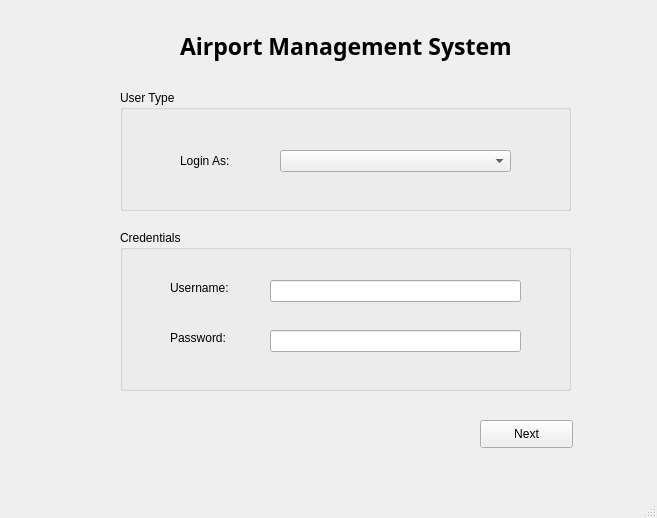
<?xml version="1.0" encoding="UTF-8"?>
<ui version="4.0">
 <class>login</class>
 <widget class="QMainWindow" name="login">
  <property name="geometry">
   <rect>
    <x>0</x>
    <y>0</y>
    <width>657</width>
    <height>518</height>
   </rect>
  </property>
  <property name="windowTitle">
   <string>MainWindow</string>
  </property>
  <widget class="QWidget" name="centralwidget">
   <widget class="QGroupBox" name="groupBox">
    <property name="geometry">
     <rect>
      <x>120</x>
      <y>90</y>
      <width>451</width>
      <height>121</height>
     </rect>
    </property>
    <property name="font">
     <font>
      <pointsize>9</pointsize>
     </font>
    </property>
    <property name="title">
     <string>User Type</string>
    </property>
    <widget class="QComboBox" name="LoginBox">
     <property name="geometry">
      <rect>
       <x>160</x>
       <y>60</y>
       <width>231</width>
       <height>22</height>
      </rect>
     </property>
    </widget>
    <widget class="QLabel" name="label_3">
     <property name="geometry">
      <rect>
       <x>60</x>
       <y>60</y>
       <width>81</width>
       <height>21</height>
      </rect>
     </property>
     <property name="text">
      <string>Login As:</string>
     </property>
    </widget>
   </widget>
   <widget class="QGroupBox" name="groupBox_2">
    <property name="geometry">
     <rect>
      <x>120</x>
      <y>230</y>
      <width>451</width>
      <height>161</height>
     </rect>
    </property>
    <property name="font">
     <font>
      <pointsize>9</pointsize>
     </font>
    </property>
    <property name="title">
     <string>Credentials</string>
    </property>
    <widget class="QLabel" name="label">
     <property name="geometry">
      <rect>
       <x>50</x>
       <y>50</y>
       <width>81</width>
       <height>16</height>
      </rect>
     </property>
     <property name="text">
      <string>Username: </string>
     </property>
    </widget>
    <widget class="QLabel" name="label_2">
     <property name="geometry">
      <rect>
       <x>50</x>
       <y>100</y>
       <width>81</width>
       <height>16</height>
      </rect>
     </property>
     <property name="text">
      <string>Password:</string>
     </property>
    </widget>
    <widget class="QLineEdit" name="Username">
     <property name="geometry">
      <rect>
       <x>150</x>
       <y>50</y>
       <width>251</width>
       <height>22</height>
      </rect>
     </property>
    </widget>
    <widget class="QLineEdit" name="Password">
     <property name="geometry">
      <rect>
       <x>150</x>
       <y>100</y>
       <width>251</width>
       <height>22</height>
      </rect>
     </property>
     <property name="echoMode">
      <enum>QLineEdit::Password</enum>
     </property>
    </widget>
   </widget>
   <widget class="QLabel" name="label_4">
    <property name="geometry">
     <rect>
      <x>180</x>
      <y>20</y>
      <width>361</width>
      <height>51</height>
     </rect>
    </property>
    <property name="font">
     <font>
      <family>Berlin Sans FB Demi</family>
      <pointsize>17</pointsize>
      <weight>75</weight>
      <bold>true</bold>
     </font>
    </property>
    <property name="text">
     <string>Airport Management System</string>
    </property>
   </widget>
   <widget class="QPushButton" name="NextBtn">
    <property name="geometry">
     <rect>
      <x>480</x>
      <y>420</y>
      <width>93</width>
      <height>28</height>
     </rect>
    </property>
    <property name="text">
     <string>Next</string>
    </property>
   </widget>
  </widget>
  <widget class="QMenuBar" name="menubar">
   <property name="geometry">
    <rect>
     <x>0</x>
     <y>0</y>
     <width>657</width>
     <height>26</height>
    </rect>
   </property>
  </widget>
  <widget class="QStatusBar" name="statusbar"/>
 </widget>
 <resources/>
 <connections/>
</ui>
